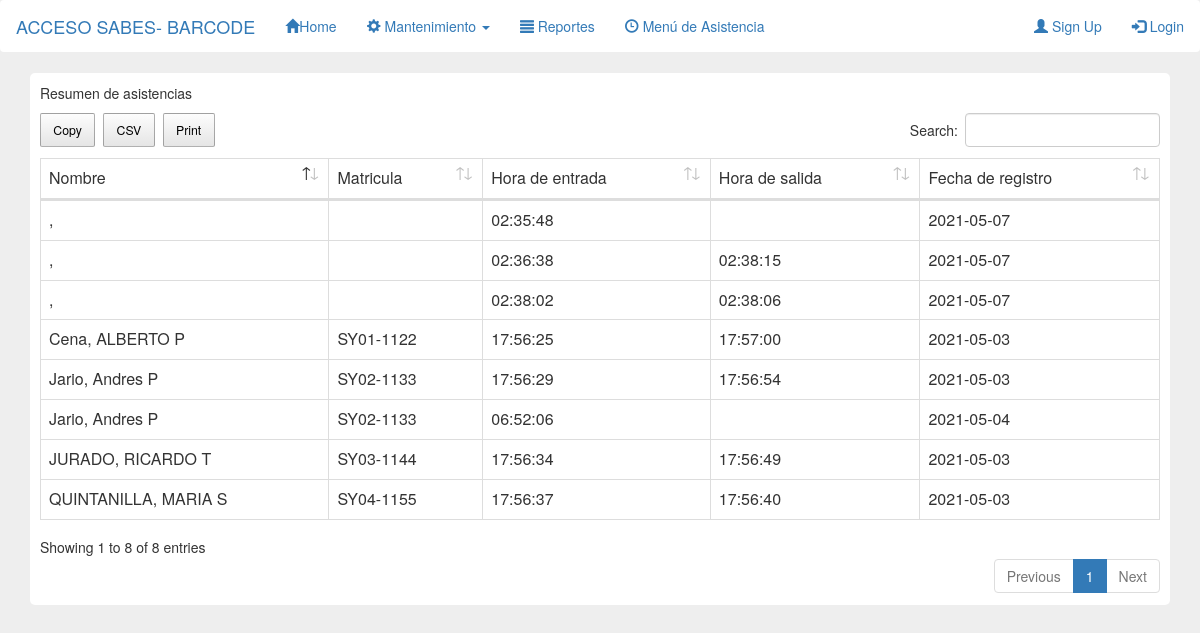
Screenshot of /attendance.php with the database file from the repository.
### tables this page shows
CREATE TABLE `attendance` (
  `ID` int(11) NOT NULL,
  `STUDENTID` varchar(250) NOT NULL,
  `TIMEIN` varchar(250) NOT NULL,
  `TIMEOUT` varchar(250) NOT NULL,
  `LOGDATE` varchar(250) NOT NULL,
  `STATUS` varchar(250) NOT NULL
);

CREATE TABLE `student` (
  `ID` int(11) NOT NULL,
  `STUDENTID` varchar(250) NOT NULL,
  `FIRSTNAME` varchar(250) NOT NULL,
  `MNAME` varchar(250) NOT NULL,
  `LASTNAME` varchar(250) NOT NULL,
  `AGE` varchar(250) NOT NULL,
  `GENDER` varchar(250) NOT NULL
);

### attendance.php (the view, shortened to what this page needs)
<html>
    <head>
		<link rel="stylesheet" href="plugins/datatables-bs4/css/dataTables.bootstrap4.min.css">
		<link rel="stylesheet" href="plugins/datatables-responsive/css/responsive.bootstrap4.min.css">
		<link rel="stylesheet" href="css/bootstrap.min.css">
		<link rel="stylesheet" href="css/buttons.dataTables.min.css">
    </head>
    <body style="background:#eee">
        <nav class="navbar" style="background:#fff">
		  <div class="container-fluid">
			<div class="navbar-header">
			  <a class="navbar-brand" href="#">ACCESO SABES- BARCODE</a>
			</div>
			<ul class="nav navbar-nav">
			  <li class="active"><a href="#"><span class="glyphicon glyphicon-home"></span>Home</a></li>
			  <li class="dropdown"><a class="dropdown-toggle" data-toggle="dropdown" href="#"><span class="glyphicon glyphicon-cog"></span> Mantenimiento <span class="caret"></span></a>
			  </li>
			  <li><a href="#"><span class="glyphicon glyphicon-align-justify"></span> Reportes</a></li>
              <li><a href="index.php"><span class="glyphicon glyphicon-time"></span> Menú de Asistencia</a></li>
			</ul>
			<ul class="nav navbar-nav navbar-right">
			  <li><a href="#"><span class="glyphicon glyphicon-user"></span> Sign Up</a></li>
			  <li><a href="#"><span class="glyphicon glyphicon-log-in"></span> Login</a></li>
			</ul>
		  </div>
		</nav>
       <div class="container">
            <div class="row">
                <div class="col-md-12">
                </div>
                <div class="col-md-12">
				<div style="border-radius: 5px;padding:10px;background:#fff;">
               <p>Resumen de asistencias</p>
			   <table id="example1" class="table table-bordered">
                    <thead>
                        <tr>
						<td>Nombre</td>
						<td>Matricula</td>
						<td>Hora de entrada</td>
						<td>Hora de salida</td>
						<td>Fecha de registro</td>
                        </tr>
                    </thead>
                    <tbody>
                        <?php
						require_once 'conn.php';
                           $sql ="SELECT * FROM attendance LEFT JOIN student ON attendance.STUDENTID=student.STUDENTID";
                           $query = $conn->query($sql);
                           while ($row = $query->fetch_assoc()){
                        ?>
                            <tr>
                                <td><?php echo $row['LASTNAME'].', '.$row['FIRSTNAME'].' '.$row['MNAME'];?></td>
                                <td><?php echo $row['STUDENTID'];?></td>
                                <td><?php echo $row['TIMEIN'];?></td>
                                <td><?php echo $row['TIMEOUT'];?></td>
                                <td><?php echo $row['LOGDATE'];?></td>
                            </tr>
                        <?php
                        }
                        ?>
                    </tbody>
                  </table>
                </div>
                </div>
            </div>
        </div>
    </body>
</html>

### rows the page displays
attendance: student.LASTNAME "Cena", student.FIRSTNAME "ALBERTO", student.MNAME "P", student.STUDENTID "SY01-1122", TIMEIN "17:56:25", TIMEOUT "17:57:00", LOGDATE "2021-05-03"
attendance: student.LASTNAME "Jario", student.FIRSTNAME "Andres", student.MNAME "P", student.STUDENTID "SY02-1133", TIMEIN "17:56:29", TIMEOUT "17:56:54", LOGDATE "2021-05-03"
attendance: student.LASTNAME "Jario", student.FIRSTNAME "Andres", student.MNAME "P", student.STUDENTID "SY02-1133", TIMEIN "06:52:06", LOGDATE "2021-05-04"
attendance: student.LASTNAME "JURADO", student.FIRSTNAME "RICARDO", student.MNAME "T", student.STUDENTID "SY03-1144", TIMEIN "17:56:34", TIMEOUT "17:56:49", LOGDATE "2021-05-03"
attendance: student.LASTNAME "QUINTANILLA", student.FIRSTNAME "MARIA", student.MNAME "S", student.STUDENTID "SY04-1155", TIMEIN "17:56:37", TIMEOUT "17:56:40", LOGDATE "2021-05-03"
attendance: TIMEIN "02:35:48", LOGDATE "2021-05-07"
attendance: TIMEIN "02:36:38", TIMEOUT "02:38:15", LOGDATE "2021-05-07"
attendance: TIMEIN "02:38:02", TIMEOUT "02:38:06", LOGDATE "2021-05-07"
